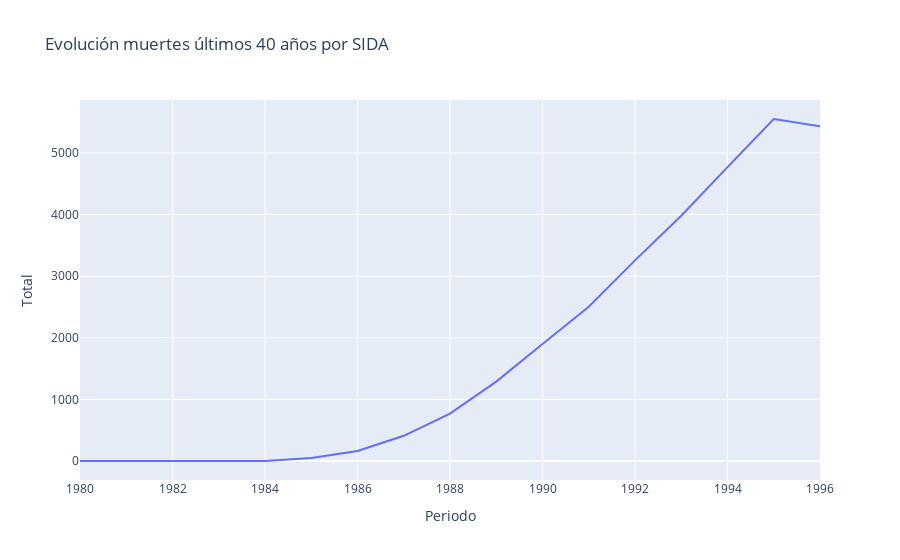

Here is the notebook cell this chart was saved with:
### Code cell
fig = px.line(dataset_1996, x="Periodo", y="Total", title='Evolución muertes últimos 40 años por SIDA')
fig.show()

### Figure 1 — Plotly figure (JSON) as saved in the notebook; plotly's stock layout.template omitted (floating-point values rounded to 4 significant figures)
{"data": [{"hovertemplate": "Periodo=%{x}<br>Total=%{y}<extra></extra>", "legendgroup": "", "line": {"color": "#636efa", "dash": "solid"}, "marker": {"symbol": "circle"}, "mode": "lines", "name": "", "orientation": "v", "showlegend": false, "type": "scatter", "x": [1996, 1995, 1994, 1993, 1992, 1991, 1990, 1989, 1988, 1987, 1986, 1985, 1984, 1983, 1982, 1981, 1980], "xaxis": "x", "y": [5432, 5551, 4770, 3980, 3256, 2503, 1898, 1288, 768, 409, 164, 47, 0, 0, 0, 0, 0], "yaxis": "y"}], "layout": {"legend": {"tracegroupgap": 0}, "title": {"text": "Evolución muertes últimos 40 años por SIDA"}, "xaxis": {"anchor": "y", "domain": [0, 1], "title": {"text": "Periodo"}}, "yaxis": {"anchor": "x", "domain": [0, 1], "title": {"text": "Total"}}}}
